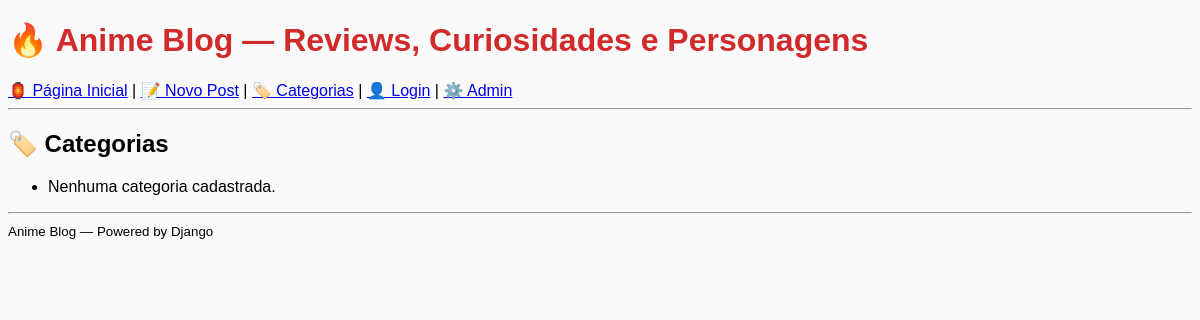
/categories/, run on an earlier commit of the app's database.
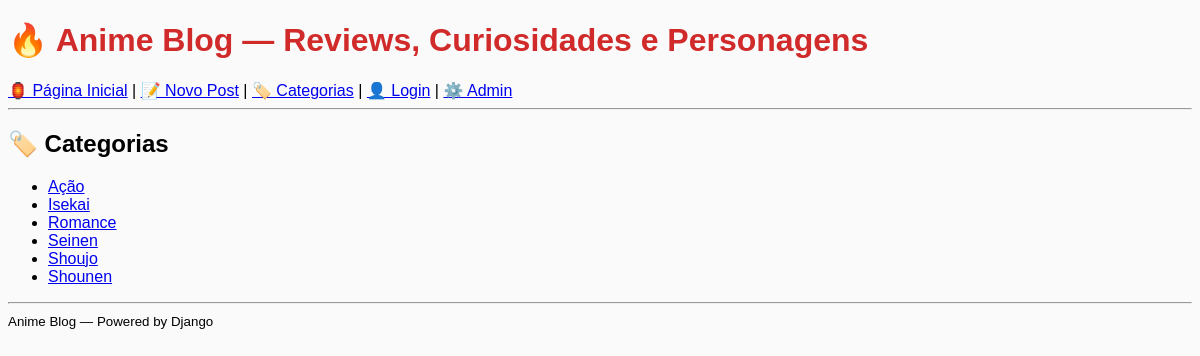
And on a later commit of the database.
### posts/models.py (models this page shows, shortened)
class Category(models.Model):
    name = models.CharField(max_length=100, unique=True)
    description = models.TextField(blank=True)
    class Meta:
        ordering = ['name']

### posts/views.py (the view)
# urls.py: path("categories/", category_list, name="category_list"),
def category_list(request):
    categories = Category.objects.all()
    return render(request, "category_list.html", {"categories": categories})

### templates/category_list.html
{% extends 'base.html' %}
{% block content %}
<h2>🏷️ Categorias</h2>
<ul>
  {% for category in categories %}
    <li>
      <a href="{% url 'category_detail' category.pk %}">
        {{ category.name }}
      </a>
    </li>
  {% empty %}
    <li>Nenhuma categoria cadastrada.</li>
  {% endfor %}
</ul>
{% endblock %}

### templates/base.html (shortened to what this page needs)
<!doctype html>
<html lang="pt-BR">
<head>
</head>
<body style="background:#fafafa; font-family: Arial;">
  <header>
    <h1 style="color:#d12a2a;">🔥 Anime Blog — Reviews, Curiosidades e Personagens</h1>
    <nav>
      <a href="{% url 'post_list' %}">🏮 Página Inicial</a> |
      <a href="{% url 'post_create' %}">📝 Novo Post</a> |
      <a href="{% url 'category_list' %}">🏷️ Categorias</a> |
      {% if user.is_authenticated %}
        <form action="{% url 'logout' %}" method="post" style="display:inline;">
          {% csrf_token %}
          <button type="submit" style="background:none; border:none; color:#00f; cursor:pointer;">
            📤 Sair |
          </button>
        </form>
      {% else %}
        <a href="{% url 'login' %}">👤 Login</a> |
      {% endif %}
      <a href="/admin/">⚙️ Admin</a>
    </nav>
    <hr>
  </header>
  <main>
    {% block content %}{% endblock %}
  </main>
  <footer>
    <hr>
    <small>Anime Blog — Powered by Django</small>
  </footer>
</body>
</html>

What changed in the data, as far as the page shows it:
added Category: name "Ação"
added Category: name "Isekai"
added Category: name "Romance"
added Category: name "Seinen"
added Category: name "Shoujo"
added Category: name "Shounen"
Also different on the page:
text no longer shown: "Nenhuma categoria cadastrada."
